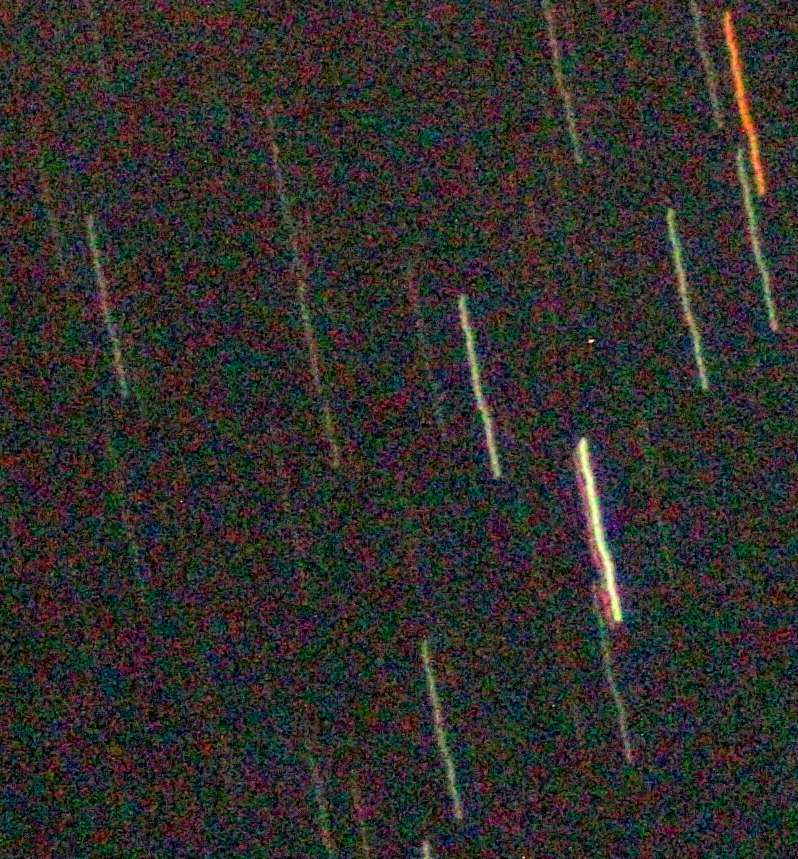
#> input picture examples/westphalia.png, 798 x 859 px
$ python detect_drifts.py
#> lines starting #> are read from the running program, lines starting #| are printed output that depends on the picture; after the words box and inside, x2 and y2 are one past the last pixel; in counts of white or black regions, pixels touching at a corner belong together
from typing import Tuple
import numpy as np
from PIL import Image
import matplotlib.pyplot as plt
import cv2
import imutils
import imutils.contours
import math
import statistics
from scipy import signal
import scipy.ndimage.filters as filters

from skimage import measure

def detect_bold_tracks(gray : np.ndarray,
                       num_tracks : int = 4,
                       smooth_size : int = 11,
                       blur_size : int = 35,
                       threshold_k : float = 1.1):
    if blur_size % 2 == 0:
        blur_size += 1
    if smooth_size % 2 == 0:
        smooth_size += 1
    gray = gray / np.amax(gray)
    smooth = cv2.GaussianBlur(gray, (11,11), 0)
    blurred = cv2.GaussianBlur(gray, (blur_size, blur_size), 0)
    mask = smooth > blurred * threshold_k + 0.01
    mask = mask.astype('uint8')

    kernel = cv2.getStructuringElement(cv2.MORPH_ELLIPSE, (3,3))
    blob = cv2.morphologyEx(mask, cv2.MORPH_OPEN, kernel)
    kernel = cv2.getStructuringElement(cv2.MORPH_ELLIPSE, (5,5))
    blob = cv2.morphologyEx(blob, cv2.MORPH_CLOSE, kernel)

    labels = measure.label(blob, connectivity=2, background=0)

    numpixels = []

    for label in np.unique(labels):
        if label == 0:
            continue
        label_mask = np.zeros(mask.shape, dtype="uint8")
        label_mask[labels == label] = 1
        num_pixels = cv2.countNonZero(label_mask)
        numpixels.append(num_pixels)

    numpixels = sorted(numpixels, reverse=True)

    if len(numpixels) == 0:
        return None

    tracks = []
    min_pixels = (numpixels[:num_tracks])[-1]
    for label in np.unique(labels):
        if label == 0:
            continue
        label_mask = np.zeros(mask.shape, dtype="uint8")
        label_mask[labels == label] = 1
        num_pixels = cv2.countNonZero(label_mask)
        if num_pixels < min_pixels:
            continue

        contours = cv2.findContours(label_mask,
                                    cv2.RETR_EXTERNAL,
                                    cv2.CHAIN_APPROX_SIMPLE)
        contours = imutils.grab_contours(contours)
        if len(contours) != 1:
            raise ValueError()
        contour = contours[0]
        left = np.inf
        right = -np.inf
        top = np.inf
        bottom = -np.inf
        for point in contour:
            x, y = point[0]
            left = min(left, x)
            right = max(right, x)
            top = min(top, y)
            bottom = max(bottom, y)
        tracks.append((left, right, top, bottom))

    return tracks

def point_inside_rect(x, y, left, right, top, bottom) -> bool:
    return x >= left and x <= right and y >= top and y <= bottom

def detect_overlap(track1, track2) -> bool:
    left1, right1, top1, bottom1 = track1
    left2, right2, top2, bottom2 = track2
    if point_inside_rect(left1, top1, left2, right2, top2, bottom2):
        return True
    if point_inside_rect(right1, top1, left2, right2, top2, bottom2):
        return True
    if point_inside_rect(left1, bottom1, left2, right2, top2, bottom2):
        return True
    if point_inside_rect(right1, bottom1, left2, right2, top2, bottom2):
        return True
    return False

def clear_overlapped(tracks : list) -> list:
    not_overlapped = []
    for ind1, track1 in enumerate(tracks):
        for ind2, track2 in enumerate(tracks):
            if ind1 == ind2:
                continue
            if detect_overlap(track1, track2):
                break
        else:
            not_overlapped.append(track1)
    return not_overlapped

def clear_bad_size(tracks : list, kappa : float = 1) -> list:
    widths = []
    heights = []
    for left, right, top, bottom in tracks:
        width = int(right - left)
        height = int(bottom - top)
        widths.append(width)
        heights.append(height)
    width0 = statistics.mean(widths)
    height0 = statistics.mean(heights)
    stdw = statistics.stdev(widths)
    stdh = statistics.stdev(heights)
    goods = []
    for left, right, top, bottom in tracks:
        width = right - left
        height = bottom - top
        if abs(width - width0) < stdw * kappa and abs(height - height0) < stdh * kappa:
            goods.append((left, right, top, bottom))
    return goods

def mean_track(tracks : list, image : np.ndarray) -> np.ndarray:
    maxw = 0
    maxh = 0
    for left,right,top,bottom in tracks:
        w = right - left
        h = bottom - top
        maxw = max(maxw, w)
        maxh = max(maxh, h)
    sum_track = np.zeros((maxh,maxw))
    weight = np.zeros((maxh,maxw))
    for left,right,top,bottom in tracks:
        block = image[top:bottom,left:right]
        h = block.shape[0]
        w = block.shape[1]

        dx = 0
        dy = 0

        aligned = np.zeros((maxh,maxw))
        aligned_weight = np.zeros((maxh,maxw))
        aligned[dy:dy+h,dx:dx+w] = block
        aligned_weight[dy:dy+h,dx:dx+w] = 1
        sum_track += aligned
        weight += aligned_weight
    sum_track = sum_track / weight
    sum_track[np.where(weight == 0)] = 0
    return sum_track

def track_to_points(track : np.ndarray) -> list:
    w = track.shape[1]
    h = track.shape[0]
    transposed = False
    if w > h:
        # horizontal track
        # transpose
        transposed = True
        track = np.transpose(track)
        w = track.shape[1]
        h = track.shape[0]

    points = []
    for y in range(h):
        slice = track[y,:]
        maximum = int(slice.argmax())
        if transposed:
            points.append((maximum,y))
        else:
            points.append((y,maximum))
    return np.array(points), transposed

def smooth_track_points(points, transposed):
    kernel_size = 5
    kernel = np.ones(kernel_size) / kernel_size

    L = points.shape[0]
    if not transposed:
        points[2:L-2,1] = np.convolve(points[:,1], kernel, mode='valid')
    else:
        points[2:L-2,0] = np.convolve(points[:,0], kernel, mode='valid')
    points = points[2:L-2]
    return points

def smooth_track_profile(profile : np.ndarray, smooth : int):
    if smooth % 2 == 0:
        smooth += 1
    kernel = np.ones(smooth) / smooth
    return np.convolve(profile, kernel, mode='same')

def build_reference_track(gray : np.ndarray) -> Tuple[np.ndarray, np.ndarray, bool]:
    tracks = detect_bold_tracks(gray, 10)
    tracks = clear_overlapped(tracks)
    tracks = clear_bad_size(tracks, kappa=2)
    tracks = clear_bad_size(tracks, kappa=1.2)
    track = mean_track(tracks, gray)
    points, transposed = track_to_points(track)
    points = smooth_track_points(points, transposed)
    return (track, points, transposed)

def build_track_normals(points : np.ndarray)-> np.ndarray:
    # length of track along main axis
    L = points.shape[0]

    # in each X we have vector of direction of normal
    normals = np.zeros((L, 2))

    # we will use same normal in each point as a first approach
    # it ortogonal to track
    # (ny, nx) = (-tx, ty)

    tx = points[L-1,1] - points[0,1]
    ty = points[L-1,0] - points[0,0]

    nx, ny = ty, -tx
    l = math.sqrt(nx**2+ny**2)
    nx, ny = nx/l, ny/l
    for x in range(L):
        normals[x,0] = ny
        normals[x,1] = nx
    return normals

def interpolate(v1 : float | None, v2 : float | None, k):
    if v1 is None:
        return v2
    if v2 is None:
        return v1
    return v1*(1-k)+v2*k

def _getpixel(track : np.ndarray, y : int, x : int):
    if x < 0 or y < 0:
        return None
    if x >= track.shape[1] or y >= track.shape[0]:
        return None
    return track[y,x]

def getpixel(track : np.ndarray, y : float, x : float) -> float:
    y0 = math.floor(y)
    x0 = math.floor(x)
    ky = y - y0
    kx = x - x0
    v00 = _getpixel(track, y = y0, x = x0)
    v01 = _getpixel(track, y = y0, x = x0+1)
    v10 = _getpixel(track, y = y0+1, x = x0)
    v11 = _getpixel(track, y = y0+1, x = x0+1)
    v0 = interpolate(v00, v01, kx)
    v1 = interpolate(v10, v11, kx)
    v = interpolate(v0, v1, ky)
    return v

def make_slice(track : np.ndarray, position, direction, half_w : int, offset : float):
    y,x = position
    ty,tx = direction
    slice = np.zeros((2*half_w+1,))
    for i in range(2*half_w+1):
        s = i - half_w + offset
        py, px = y+ty*s, x+tx*s
        slice[i] = getpixel(track, y=py, x=px)
    return slice

def slice_track(track : np.ndarray, reference_track_points : np.ndarray, half_w : int, margin : int, offset : float):
    normals = build_track_normals(reference_track_points)
    L = reference_track_points.shape[0]
    slices = np.zeros((L,2*half_w+1))
    shift = np.array([margin, margin])
    for i in range(L):
        point = reference_track_points[i,:] + shift
        normal = normals[i,:]
        track_slice = make_slice(track, point, normal, half_w, offset)
        slices[i,:] = track_slice
    return slices

def slices_to_profile(slices : np.ndarray) -> np.ndarray:
    mask = 1-np.isnan(slices)
    weight = np.sum(mask, axis=1)
    width = slices.shape[1]
    slices[np.where(np.isnan(slices))] = 0
    value = np.sum(slices, axis=1)
    return value / weight * width

def extract_track(gray : np.ndarray, x0 : int, y0 : int, w : int, h : int, margin : int):
    track = gray[y0-margin:y0+h+margin, x0-margin:x0+w+margin]
    return track

margin = 20
half_w = 3

gray = np.array(Image.open('examples/westphalia.png').convert('L'))

ref_track, points, transposed = build_reference_track(gray)
#> in detect_bold_tracks, `blurred = cv2.GaussianBlur(gray, (blur_size, blur_size), 0)`:
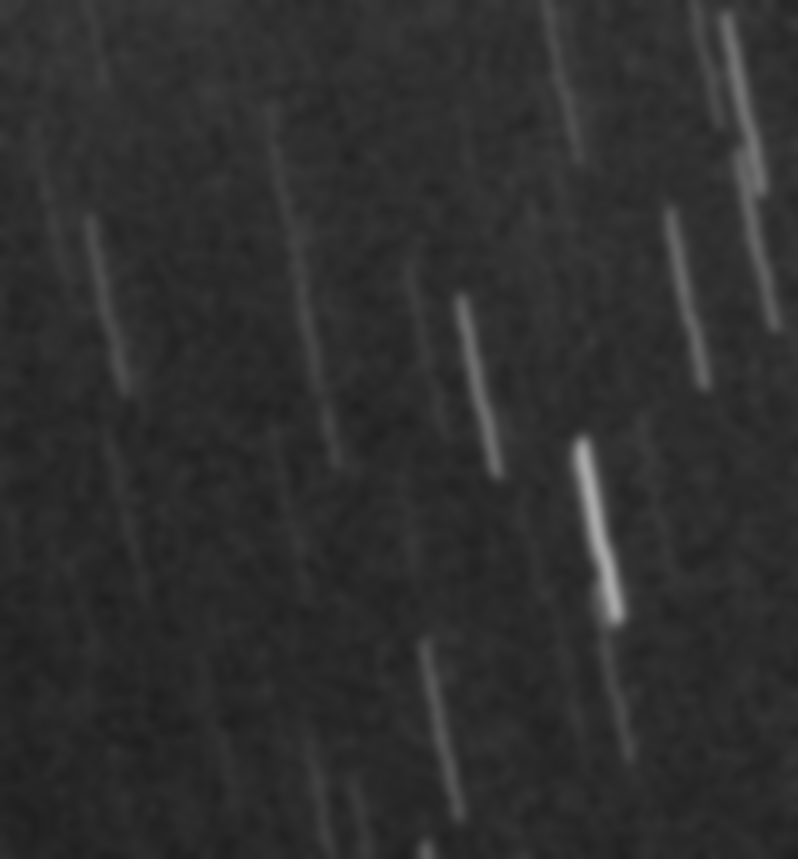
#> blurred: shape (859, 798) float64; min 0.122, max 0.667, mean 0.185
#> in detect_bold_tracks, `mask = smooth > blurred * threshold_k + 0.01`:
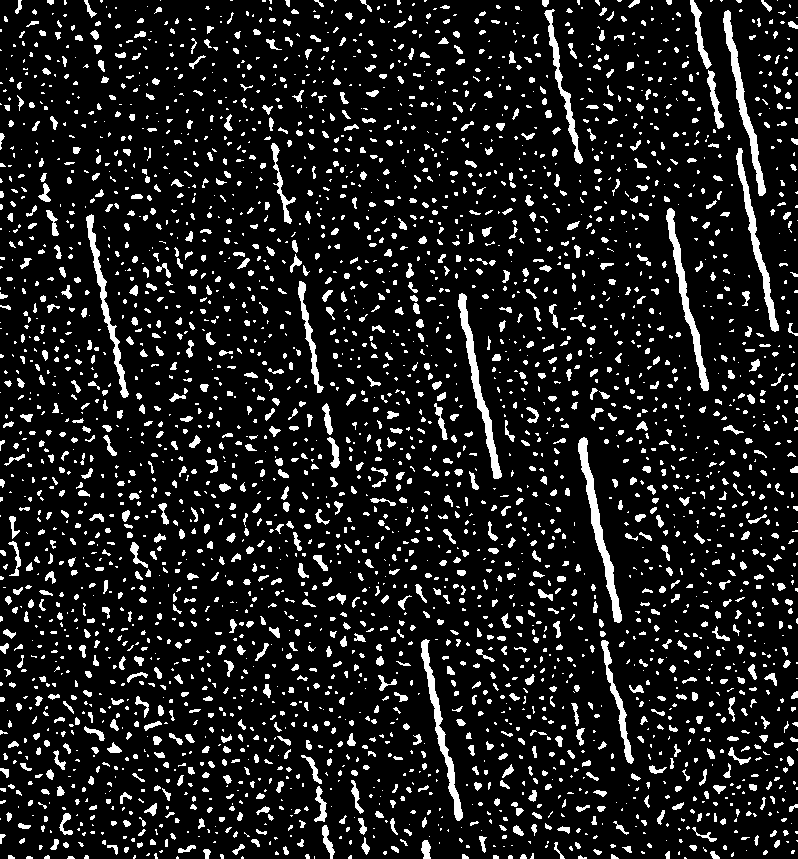
#> mask: shape (859, 798) bool; 11.5% white; 3350 white regions (2021 under 20 px), largest, box (x1, y1, x2, y2) and area: (578, 437, 622, 623) 1506, (458, 293, 502, 479) 1393, (723, 10, 766, 196) 1348
#> in detect_bold_tracks, `blob = cv2.morphologyEx(mask, cv2.MORPH_OPEN, kernel)`: blob: shape (859, 798); values 0 (black) and 1 (white), 10.1% white; 2641 white regions (1485 under 20 px), largest, box (x1, y1, x2, y2) and area: (578, 437, 622, 623) 1504, (458, 293, 502, 479) 1392, (723, 10, 766, 196) 1347
#> in detect_bold_tracks, `blob = cv2.morphologyEx(blob, cv2.MORPH_CLOSE, kernel)`: blob: shape (859, 798); values 0 (black) and 1 (white), 10.4% white; 2440 white regions (1273 under 20 px), largest, box (x1, y1, x2, y2) and area: (578, 437, 622, 623) 1508, (458, 293, 502, 479) 1394, (723, 10, 766, 196) 1357
#> in detect_bold_tracks, `labels = measure.label(blob, connectivity=2, background=0)`:
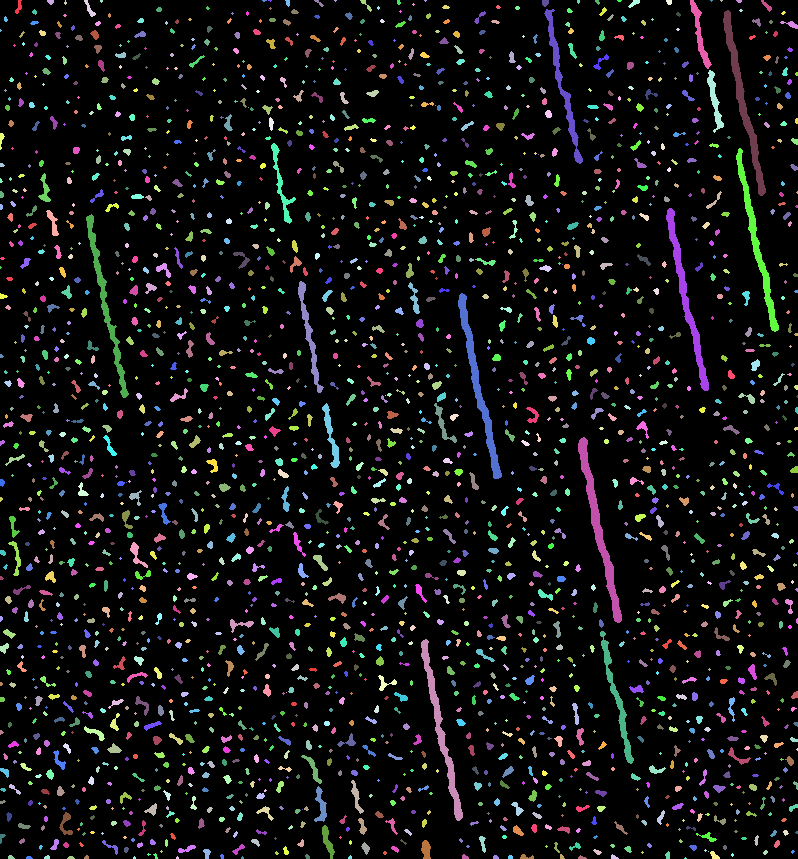
#> labels: shape (859, 798) int64; 2441 distinct labels, from 0 to 2440; one colour per label, 0 black
#> the loop in detect_bold_tracks, `for label in np.unique(labels):` made 2441 passes
#> num_pixels on passes 2 to 4: 52, 26, 9
#> after the loop in detect_bold_tracks, `for label in np.unique(labels):`:
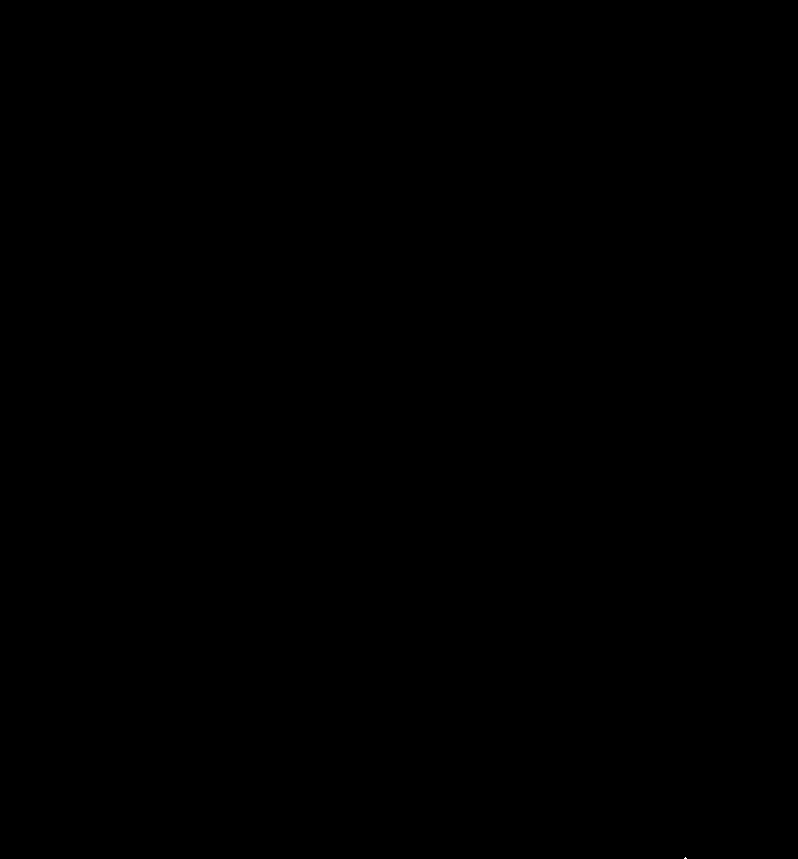
#> label_mask: shape (859, 798); values 0 (black) and 1 (white), 0% white in thin lines or dots, all inside (x1, y1, x2, y2) = (684, 857, 687, 859)
#> after the loop in detect_bold_tracks, `for label in np.unique(labels):`: numpixels = 2440 values, max 1508 at index 1171, min 1 at index 288, mean 29.12
#> in detect_bold_tracks, `numpixels = sorted(numpixels, reverse=True)`: numpixels = 2440 values, max 1508 at index 0, min 1 at index 2431, mean 29.12
#> in detect_bold_tracks, `min_pixels = (numpixels[:num_tracks])[-1]`: min_pixels = 601
#> after the loop in detect_bold_tracks, `for label in np.unique(labels):`: tracks = [(544, 582, 9, 163), (723, 765, 10, 195), (736, 778, 148, 331), (666, 708, 208, 390), (86, 128, 214, 397), (298, 323, 281, 392), (458, 501, 293, 478), (578, 621, 437, 622), (600, 633, 631, 763), (421, 462, 639, 820)]
#> the loop in clear_overlapped, `for ind1, track1 in enumerate(tracks):` made 10 passes
#> the loop in clear_bad_size, `for left, right, top, bottom in tracks:` made 8 passes
#> the loop in clear_bad_size (call 2), `for left, right, top, bottom in tracks:` made 7 passes
#> the loop in mean_track, `for left,right,top,bottom in tracks:` made 6 passes
#> after the loop in mean_track, `for left,right,top,bottom in tracks:`: aligned_weight: shape (185, 43) float64; values 0 (black) and 1 (white), 93.3% white; 1 black region, box (x1, y1, x2, y2) and area: (0, 0, 43, 185) 534
ref_slices = slice_track(ref_track, points, half_w, 0, 0)

x0 = 297
y0 = 282
w = ref_track.shape[1]
h = ref_track.shape[0]

occ_track = extract_track(gray, x0, y0, w, h, margin)
#> in extract_track, `track = gray[y0-margin:y0+h+margin, x0-margin:x0+w+margin]`:
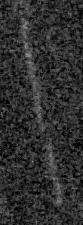
#> track: shape (225, 83); min 0, max 157, mean 47.3
occ_slices = slice_track(occ_track, points, half_w, margin, 0)
occ_slices_offset_1 = slice_track(occ_track, points, half_w, margin, -2*half_w)
occ_slices_offset_2 = slice_track(occ_track, points, half_w, margin, 2*half_w)

ref_profile = slices_to_profile(ref_slices)

# occultation profile and poisson deviation
occ_profile = slices_to_profile(occ_slices)
poisson_err = np.sqrt(occ_profile)

# profiles of paths parallel to track
occ_profile_1 = slices_to_profile(occ_slices_offset_1)
occ_profile_2 = slices_to_profile(occ_slices_offset_2)

# average sky value and error of sky brightness
occ_profile_conn = np.concatenate([occ_profile_1, occ_profile_2], axis=0)
sky_average = np.average(occ_profile_conn)
sky_stdev = np.std(occ_profile_conn)


clear_occ_profile = occ_profile - sky_average


top_sky_err = smooth_track_profile(clear_occ_profile + sky_stdev, 15)
low_sky_err = smooth_track_profile(clear_occ_profile - sky_stdev, 15)

top_poisson_err = smooth_track_profile(clear_occ_profile + poisson_err, 15)
low_poisson_err = smooth_track_profile(clear_occ_profile - poisson_err, 15)

total_err = np.sqrt(sky_stdev**2 + poisson_err**2)
top_total_err = smooth_track_profile(clear_occ_profile + total_err, 15)
low_total_err = smooth_track_profile(clear_occ_profile - total_err, 15)


#gray_rgb = cv2.cvtColor(gray.astype(np.uint8), cv2.COLOR_GRAY2RGB)
ref_track_rgb = cv2.cvtColor(ref_track.astype(np.uint8), cv2.COLOR_GRAY2RGB)
occ_track_rgb = cv2.cvtColor(occ_track.astype(np.uint8), cv2.COLOR_GRAY2RGB)

for y,x in points:
    ref_track_rgb[y,x,0] = 255
#> this loop made 181 passes
#> x on passes 1 to 3: 3, 4, 4
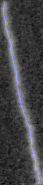
#> ref_track_rgb: shape (185, 43, 3); mean B, G, R 69.2, 66.8, 66.8
    #occ_track_rgb[y+half_w,x+half_w,0] = 255

if False:
    fig, axs = plt.subplots(1,6)
    axs[0].imshow(occ_track_rgb)
    axs[1].imshow(ref_track_rgb)
    axs[2].imshow(ref_slices, cmap='gray')
    axs[3].imshow(occ_slices, cmap='gray')
    axs[4].imshow(occ_slices_offset_1, cmap='gray')
    axs[5].imshow(occ_slices_offset_2, cmap='gray')
    plt.show()

L = len(clear_occ_profile)
xr = range(L)
fig, axs = plt.subplots(2,2)
axs[0,0].plot(xr, ref_profile)
axs[0,0].set_title("Reference track")

axs[0,1].plot(xr, clear_occ_profile, xr, top_sky_err, xr, low_sky_err)
axs[0,1].set_title("Error of light pollution")

axs[1,0].plot(xr, clear_occ_profile, xr, top_poisson_err, xr, low_poisson_err)
axs[1,0].set_title("Error of poisson")

axs[1,1].plot(xr, clear_occ_profile, xr, top_total_err, xr, low_total_err)
axs[1,1].set_title("Total error")
plt.show()
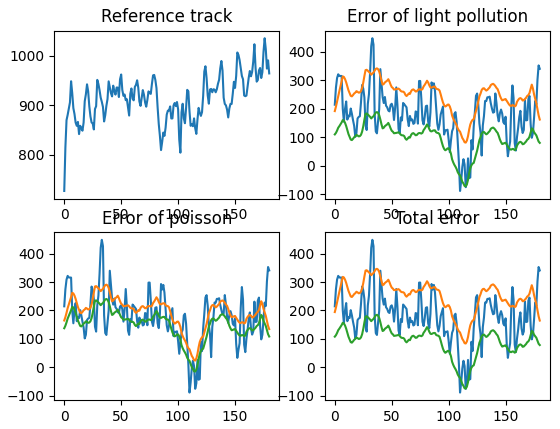
#> figure drawn by matplotlib, 4 panels; panel 1: curve peaks at x = 176, y = 1035.2; panel 2: curve peaks at x = 33, y = 448.4; panel 2: curve peaks at x = 37, y = 342.3; panel 2: curve peaks at x = 37, y = 188.5
